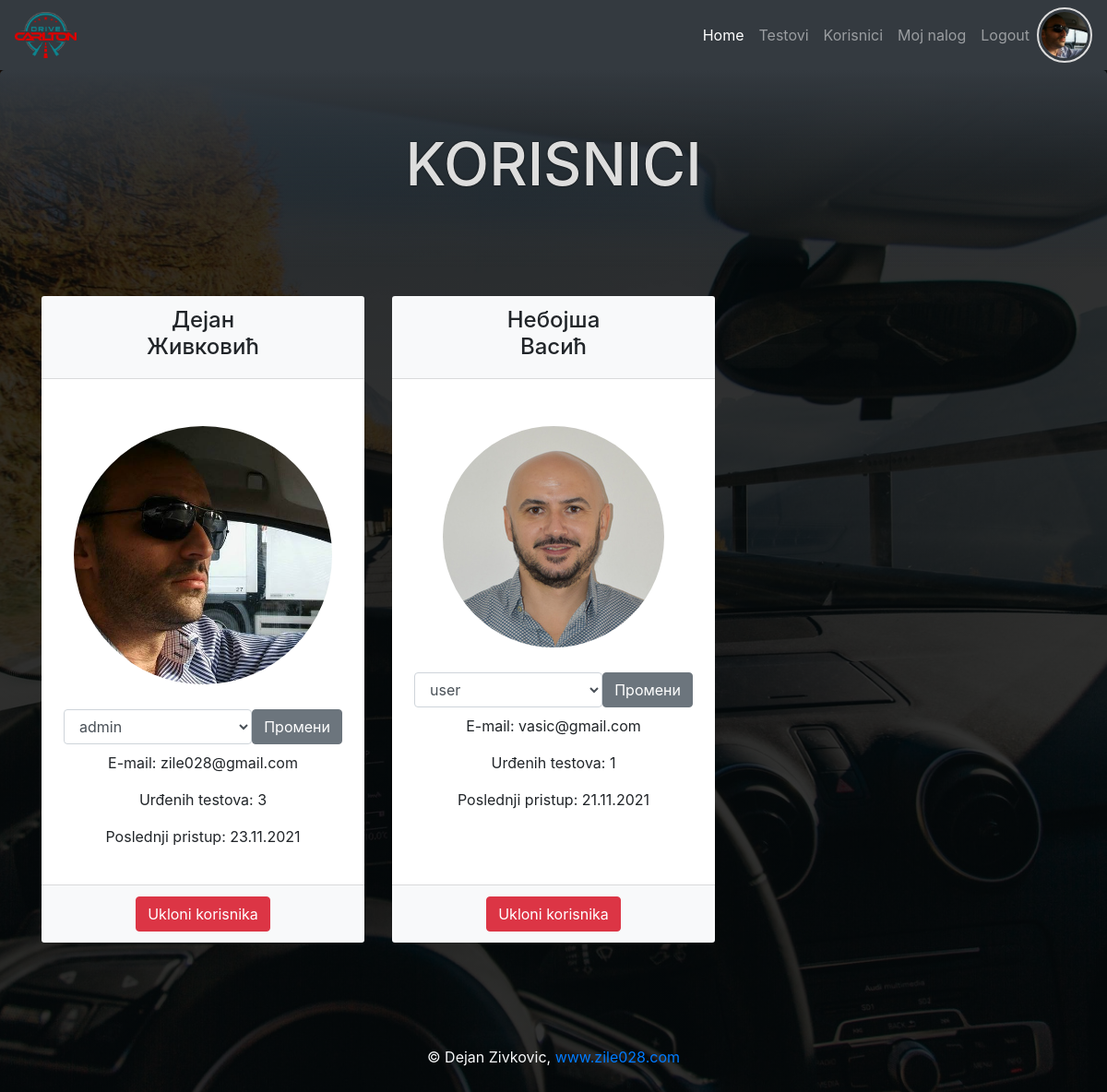
Screenshot of /all_users.php (signed in) with the database file from the repository.
### tables this page shows
CREATE TABLE `users` (
  `id` int(11) NOT NULL,
  `first_name` varchar(50) NOT NULL,
  `last_name` varchar(50) NOT NULL,
  `date_birth` date NOT NULL,
  `email` varchar(50) NOT NULL,
  `password` varchar(60) NOT NULL,
  `created_at` timestamp NOT NULL DEFAULT CURRENT_TIMESTAMP,
  `last_login` timestamp NOT NULL DEFAULT CURRENT_TIMESTAMP,
  `profil_img` varchar(60) DEFAULT NULL,
  `role_id` int(11) DEFAULT NULL
);

CREATE TABLE `roles` (
  `id` int(11) NOT NULL,
  `role` varchar(30) NOT NULL,
  `description` varchar(255) NOT NULL
);

### all_users.php (called while the page is built, shortened)
<?php
require_once "core/init.php";
$user_info = $User->selectSingleJoin(
    ["users", "roles"],
    "role_id",
    ["id" => $_SESSION["id"]]
);
$roles = $User->selectAll("roles");
$all_users=$User->usersInfo();
require_once ROOT . "/view/all_users.view.php";

### core/init.php (called while the page is built, shortened)
<?php
require_once "function.php";
require_once "classes/Conection.php";
require_once "classes/QueryBuilder.php";
require_once "classes/User.php";
$database = $conn_config["work_desktop"];
$User         = new User($database);

### core/classes/User.php (called while the page is built, shortened)
<?php
class User extends QueryBuilder
{
    public function isLoged()
    {
        if (isset($_SESSION["id"])) {
            return false;
        } else {
            return true;
        }
    }
    public function usersInfo()
    {
        $sql = "SELECT
                u.id,
                u.first_name,
                u.last_name,
                u.email,
                u.last_login,
                u.profil_img,
                r.role,
                u.role_id,
                COUNT(ut.user_id) number_tests
                FROM users u
                LEFT JOIN user_test ut ON u.id = ut.user_id
                JOIN roles r ON r.id = u.role_id
                GROUP BY u.id
                ORDER BY FIELD(r.role, 'admin','user')";
        $qry = $this->db->prepare($sql);
        $qry->execute();
        $result = $qry->fetchAll(PDO::FETCH_ASSOC);
        return $result;
    }
}

### core/classes/QueryBuilder.php (called while the page is built, shortened)
<?php
class QueryBuilder extends Connection
{
    public function selectAll(string $table, array $criteria = [])
    {
        $sql = "SELECT * FROM {$table}";
        $qry = $this->db->prepare($sql);
        if (count($criteria) > 0) {
            $qry->execute($criteria);
        } else {
            $qry->execute();
        }
        $result = $qry->fetchAll(PDO::FETCH_ASSOC);
        return $result;
    }
    public function selectSingleJoin(array $table, String $join_on, $criteria)
    {
        $key = key($criteria);
        $sql = "SELECT
                {$table[0]}.*, {$table[0]}.id {$table[0]}_id, {$table[1]}.*
                FROM {$table[0]}
                JOIN {$table[1]}
                ON {$table[0]}.{$join_on} = {$table[1]}.id
                WHERE {$table[0]}.{$key} = :{$key}";
        $qry = $this->db->prepare($sql);
        $qry->execute($criteria);
        $result = $qry->fetch(PDO::FETCH_OBJ);
        return $result;
    }
}

### core/classes/Conection.php (called while the page is built, shortened)
<?php
class Connection
{
    public function __construct($database)
    {
        try {
            $this->db = new PDO("mysql:host={$database['host']};dbname={$database['dbname']}", $database["user"], $database["password"]);
        } catch (PDOException $err) {
            die("Doslo je do greske. Nije moguce konektovati se sa bazom - " . $err->getMessage());
        }
    }
}

### core/function.php (called while the page is built, shortened)
<?php
function displayDate($arg){
    return date("d.m.Y",strtotime($arg));
}

### view/all_users.view.php (the view)
<?php
require ROOT . "/include/top.php";
require ROOT . "/include/main_nav.php";
?>
<header class="jumbotron text-center">
    <h1>Korisnici</h1>
</header>
<section class="container">
    <article class="row justify-content-start">
        <?php foreach ($all_users as $user): ?>
        <article class="card col-md-4 mb-3 bg-transparent border-0">
            <div class="card-header bg-light text-center">
                <h4><?php echo "{$user["first_name"]}<br>{$user["last_name"]}" ?></h4>
            </div>
            <div class="card-body p-4 bg-white text-center d-flex flex-column">
                <div class="thumbnail all-user my-3 mx-auto">
                    <?php if($user["profil_img"]): ?>
                    <img class="rounded-circle" src="<?php echo SRC_URI . $user["profil_img"]; ?>" alt="">
                    <?php else: ?>
                    <img class="rounded-circle" src="<?php echo ROOT_DIR . "/asset/logo.png"; ?>" alt="">
                    <?php endif; ?>
                </div>
                <div>
                    <form class="d-flex mb-2" action="all_users.php?id=<?php echo $user["id"]; ?>" method="POST">
                        <select class="form-control" name="role">
                            <?php foreach($roles as $role): ?>
                            <option <?php echo $role["id"]==$user["role_id"]? "selected":"" ; ?>
                                value="<?php echo $role["id"]; ?>">
                                <?php echo $role["role"]; ?>
                            </option>
                            <?php endforeach; ?>
                        </select>
                        <button class="btn btn-secondary" type="submit" name="change_role">Промени</button>
                    </form>
                    <p>E-mail: <?php echo $user["email"]; ?></p>
                    <p>Urđenih testova: <?php echo $user["number_tests"]; ?></p>
                    <p>Poslednji pristup: <?php echo displayDate($user["last_login"]); ?></p>
                </div>
            </div>
            <div class="card-footer bg-light text-center">
                <a class="btn btn-danger" href="delete.php?action=user&id=<?php echo $user["id"]; ?>">Ukloni
                    korisnika</a>
            </div>
        </article>
        <?php endforeach; ?>
    </article>
</section>
<?php
require ROOT . "/include/bottom.php";
?>

### include/top.php (shortened to what this page needs)
<!DOCTYPE html>
<html lang="en">
<head>
    <link rel="stylesheet" href="https://cdnjs.cloudflare.com/ajax/libs/font-awesome/5.15.3/css/all.min.css"
 />
    <link rel="stylesheet" href="https://cdn.jsdelivr.net/npm/bootstrap@4.6.0/dist/css/bootstrap.min.css"
>
    <link rel="stylesheet" href="<?php echo ROOT_DIR; ?>/css/style.css">
</head>
<body>

### include/main_nav.php (shortened to what this page needs)
<nav class="navbar navbar-expand-lg navbar-dark bg-dark">
    <a class="navbar-brand" href="<?php echo ROOT_DIR; ?>"><img class="img-fluid" src="asset/logo-sm.png" alt=""></a>
    <div class="collapse navbar-collapse" id="navbarNav">
        <ul class="navbar-nav ml-auto">
            <li class="nav-item active">
                <a class="nav-link" href="<?php echo ROOT_DIR; ?>">Home</a>
            </li>
            <li class="nav-item">
                <a class="nav-link" href="<?php echo ROOT_DIR; ?>/testovi.php">Testovi</a>
            </li>
            <?php if(!$User->isLoged() && $user_info->role=="admin"): ?>
            <li class="nav-item">
                <a class="nav-link" href="all_users.php">Korisnici</a>
            </li>
            <?php endif; ?>
            <?php if($User->isLoged()): ?>
            <li class="nav-item">
                <a class="nav-link" href="login_register.php">Login / Register</a>
            </li>
            <?php else: ?>
            <li class="nav-item">
                <a class="nav-link" href="user.php">Moj nalog</a>
            </li>
            <li class="nav-item">
                <a class="nav-link" href="logout.php">Logout</a>
            </li>
            <?php endif; ?>
        </ul>
        <?php if(!$User->isLoged()): ?>
        <div class="loged-profil">
            <img src="<?php echo ROOT_DIR . TARGET_DIR . ($user_info->profil_img ?:"../asset/logo-sm.png"); ?>" alt="">
        </div>
        <?php endif; ?>
    </div>
</nav>

### include/bottom.php (shortened to what this page needs)
<footer class="text-light mt-5">
    <section class="container py-5 text-center">
        <p class="m-0">&copy; Dejan Zivkovic, <a href="https://zile028.com">www.zile028.com</a></p>
    </section>
</footer>
</body>
</html>

### css/style.css (style rules this page uses)
* { margin: 0; padding: 0; box-sizing: border-box; }
body { background: linear-gradient(rgba(0, 0, 0, 0.8), rgba(0, 0, 0, 0.8)), url(../asset/bg.jpg); background-position: center top; background-size: cover; background-attachment: fixed; }
.jumbotron { background: linear-gradient(to bottom, rgba(52, 58, 64, 1), rgba(0, 0, 0, 0)); color: #ddd; }
h1 { text-transform: uppercase; font-size: 4rem; }
h1, h1 + * { text-shadow: 0 0 2px #000; }
.navbar-brand img, .loged-profil img { height: 50px; }
.loged-profil img { border: 2px solid #ddd; padding: 3px; border-radius: 50%; width: 60px; height: 60px; object-fit: cover; }
.thumbnail { padding: 10px; border: 1px solid #fff; border-radius: 5px; min-height: 250px; }
.thumbnail img { height: 100%; width: 100%; object-fit: cover; display: block; }

### rows the page displays
users: profil_img (picture), first_name "Дејан", last_name "Живковић", role "admin", email "zile028@gmail.com", number_tests "3", last_login "23.11.2021"
users: first_name "Небојша", last_name "Васић", profil_img (picture), role "user", email "vasic@gmail.com", number_tests "1", last_login "21.11.2021"
